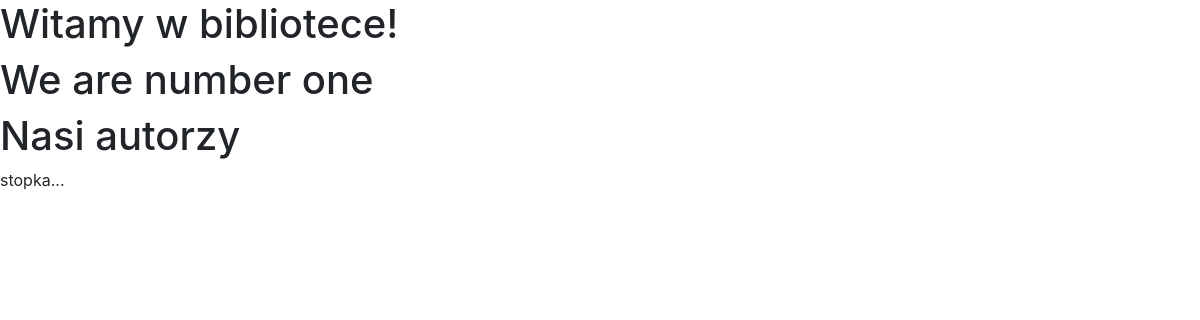
The app's page /autorzy, older data.
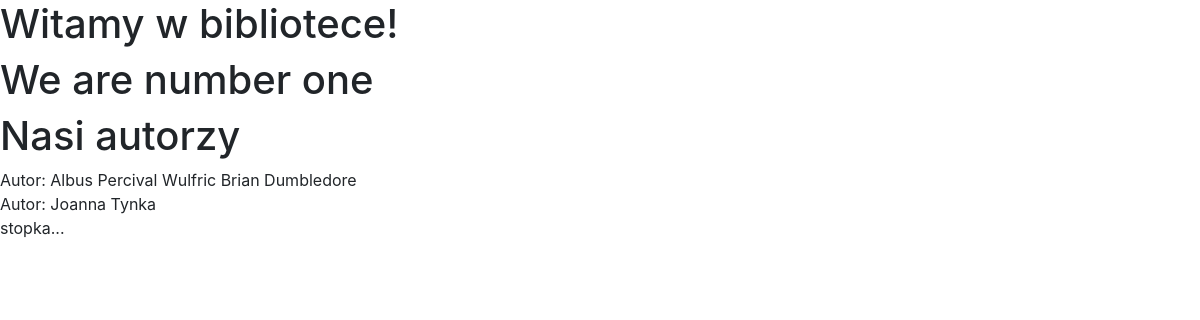
The same page, newer data.
### books/models.py (models this page shows)
class Author(models.Model):
    first_name = models.CharField(max_length=100)
    last_name = models.CharField(max_length=100)
    about = models.TextField(verbose_name="o autorze", blank=True)
    photo = models.ImageField(verbose_name="zdjęcie", blank=True)
    class Meta:
        ordering = ["last_name", "first_name"]
        verbose_name = "autor"
        verbose_name_plural = "autorzy"
    def __str__(self):
        return "Autor: " + self.first_name + " " + self.last_name

### books/views.py (the view)
# urls.py: path("autorzy", views.AuthorList.as_view(), name="author_list"),
class AuthorList(ListView):
    model = Author
    template_name = "books/author_list.html"

### books/templates/books/author_list.html
{% extends "base.html" %}
{% block content %}
    <h1>Nasi autorzy</h1>
    {% for author in author_list %}
        {{ author }}<br>
    {% endfor %}
{% endblock %}

### books/templates/base.html (shortened to what this page needs)
<!DOCTYPE html>
<html>
<head>
    <link rel="stylesheet" href="https://stackpath.bootstrapcdn.com/bootstrap/4.4.1/css/bootstrap.min.css">
</head>
<body>
    <h1>Witamy w bibliotece!</h1>
    <h1>We are number one</h1>
{% block content %}
{% endblock %}
<p> stopka... </p>
</body>
</html>

Row changes from the older to the newer data that the page shows:
added Author: first_name+last_name "Autor: Albus Percival Wulfric Brian Dumbledore"
added Author: first_name+last_name "Autor: Joanna Tynka"
